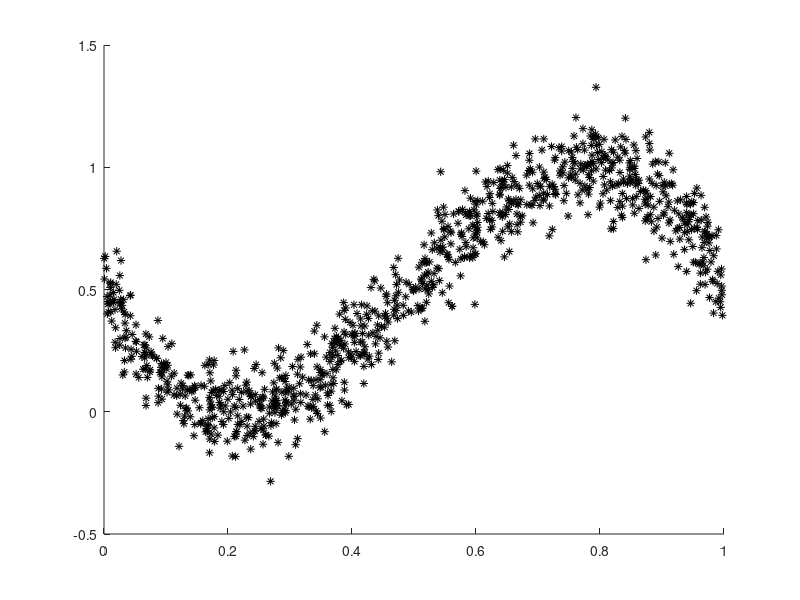

Recreate this plot in MATLAB. (Note: this script raises an error after producing the figure.)
t = 10;
te = 1000;
sigma = 0.1;
x = rand(t, 1);
xt = rand(te, 1);

y1 = double(x > 0.5);
y2 = 0.5 - 10.4 *x.*(x-0.5).*(x - 1) + sigma * randn(t, 1);

yt1 = double(xt > 0.5);
yt2 = 0.5 - 10.4 *xt.*(xt-0.5).*(xt - 1) + sigma * randn(te, 1);

clf;
axis([0 1 -0.5 1.5]);
hold;
plot(xt', yt2', 'k*');
xx = (0:1000)/1000;
yy = 0.5 - 10.4 * xx .* (xx - 0.5) .* (xx - 1);

c1 = minL2poly(xt, yt2, 1);
c3 = minL2poly(xt, yt2, 3);
c5 = minL2poly(xt, yt2, 5);
c9 = minL2poly(xt, yt2, 9);

err1 = errL2Poly(xt, yt2, 1, c1);
err3 = errL2Poly(xt, yt2, 3, c3);
err5 = errL2Poly(xt, yt2, 5, c5);
err9 = errL2Poly(xt, yt2, 9, c9);

plot(xx, yy, 'k:');
plot(xx, polyval(c1, xx), 'r-');
plot(xx, polyval(c3, xx), 'g-');
plot(xx, polyval(c5, xx), 'b-');
plot(xx, polyval(c9, xx), 'm-');
print -deps experiment.1.2.<m>.ps;

function err = errL2Poly(x, y, d, c)
    X = getMatrix(x, y, d);
    err = ((X * c) - y)' * ((X * c) - y);
    err = err / size(y, 1);
end

function mat = getMatrix(x, y, d)
    X = [];
    for i=1:d+1
        v = [];
        for j=1:size(x, 1)
            v = [v; x(j)^(d + 1 - i)];
        end
        X = [X, v];
    end
    mat = X;
end